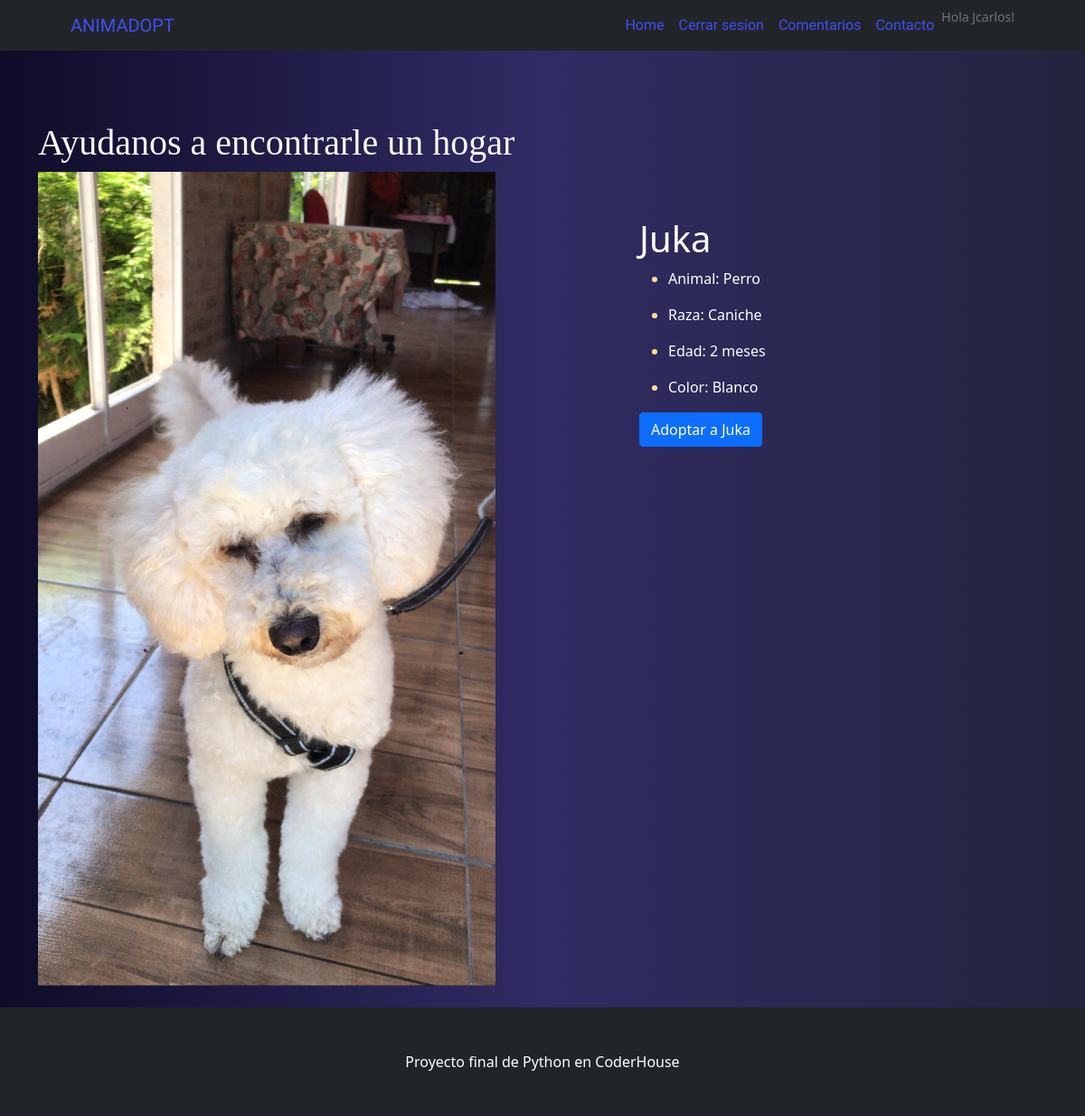
Page /project/mascota/11 (signed in) on the committed database.
### blogapp/models.py (models this page shows)
class Mascotas(models.Model):
    nombre = models.CharField(max_length=200)
    animal = models.CharField(max_length=200)
    raza = models.CharField(max_length=100)
    edad = models.CharField(max_length=100)
    color = models.CharField(max_length=200)
    imagen = models.ImageField(upload_to='fotosmascotas', null=True, blank=True)

### blogapp/views.py (the view)
# urls.py: path('mascota/<id>', mostrar_articulo_completo, name="mostrar-mascota"),
def mostrar_articulo_completo(request, id):
    mascotas = Mascotas.objects.get(id=id)
    return render(request, "blogapp/mostrar_articulo_completo.html", {"mascotas": mascotas})

### blogapp/templates/blogapp/mostrar_articulo_completo.html (shortened to what this page needs)
{% extends 'blogapp/base.html' %}
{% block contenido %}
<div class="container">
    <h1 style="color: whitesmoke;" class="fancy"> Ayudanos a encontrarle un hogar </h1>
    <div class="row">
      <div class="col-md-7">
        <a href="#">
          <img style="max-height: 900px;" class="img-fluid" src=" {{mascotas.imagen.url}} " alt="">
        </a>
      </div>
      <div class="col-md-5">
        <h1 style="color: white; margin-top: 50px;">{{mascotas.nombre}}</h1>
        <ul>
            <li style="color: rgb(255, 224, 145);" >
              <p style="color: white;">Animal: {{mascotas.animal}}</p>
            </li>
            <li style="color: rgb(255, 224, 145);" >
                <p style="color: white;">Raza: {{mascotas.raza}}</p>
            </li>
            <li style="color: rgb(255, 224, 145);" >
                <p style="color: white;">Edad: {{mascotas.edad}}</p>
            </li>
            <li style="color: rgb(255, 224, 145);">
                <p style="color: white;">Color: {{mascotas.color}}</p>
            </li>
        </ul>
        {% if request.user.is_authenticated%}
        <a class="btn btn-primary" href="{% url 'adoptar' mascotas.id %}">Adoptar a {{mascotas.nombre}} </a>
        {% else %}
        <p style="color: red">Debes iniciar sesion para poder realizar una adopcion!</p>
        <a class="btn btn-primary disabled" href="#">Adoptar a {{mascotas.nombre}} </a>
        {% endif %}
      </div>
    </div>
</div>
<br>
{% endblock %}

### blogapp/templates/blogapp/base.html (shortened to what this page needs)
<!DOCTYPE html>
<html lang="en">
    <head>
        {% load static %}
        <link href=" {% static 'css/styles.css' %} " rel="stylesheet" />
    </head>
    <body>
        <nav class="navbar navbar-expand-lg navbar-dark bg-dark">
            <div class="container px-5">
                <a style="font-family: 'Zen Dots', cursive; color: rgb(66, 78, 246);" class="navbar-brand" href=" {% url 'home' %} ">ANIMADOPT</a>
                <div class="collapse navbar-collapse" id="navbarSupportedContent">
                    <ul class="navbar-nav ms-auto mb-2 mb-lg-0">
                        <li class="nav-item"><a style="font-family: 'Zen Dots', cursive; color: rgb(66, 78, 246);" class="nav-link active" aria-current="page" href=" {% url 'home' %} ">Home</a></li>
                        {% if request.user.is_authenticated %}
                        <li class="nav-item"><a style="font-family: 'Zen Dots', cursive; color: rgb(66, 78, 246);" class="nav-link" href="{% url 'logout' %}">Cerrar sesion</a>
                        <li class="nav-item"><a style="font-family: 'Zen Dots', cursive; color: rgb(66, 78, 246);" class="nav-link" href="{% url 'lcomen' %}">Comentarios</a>
                        </li>
                        {% else %}
                        <li class="nav-item"><a style="font-family: 'Zen Dots', cursive; color: rgb(66, 78, 246);" class="nav-link" href="{% url 'login' %}">Iniciar sesion</a></li>
                        {% endif %}
                        <li class="nav-item"><a style="font-family: 'Zen Dots', cursive; color: rgb(66, 78, 246);" class="nav-link" href="{% url 'contacto' %}">Contacto</a></li>
                        <li class="small text-muted mb-4 mb-lg-0">Hola {{request.user.username}}!</a>
                    </ul>
                </div>
            </div>
        </nav>
        {% block contenido %}
        {% endblock %}
        <footer class="py-5 bg-dark">
            <div class="container px-4 px-lg-5"><p class="m-0 text-center text-white">Proyecto final de Python en CoderHouse</p></div>
        </footer>
    </body>
</html>

### blogapp/templates/blogapp/base.html (style rules this page uses)
body { background-image: linear-gradient(to right, #0f0c29, #302b63, #24243e); }

### blogapp/templates/blogapp/mostrar_articulo_completo.html (style rules this page uses)
.fancy { font-family: fantasy; margin-top: 7%; }

### rows in the picture
Mascotas: imagen (picture), nombre "Juka", animal "Perro", raza "Caniche", edad "2 meses", color "Blanco"

### other values in the picture
{{ request.user.username }} "Jcarlos"
